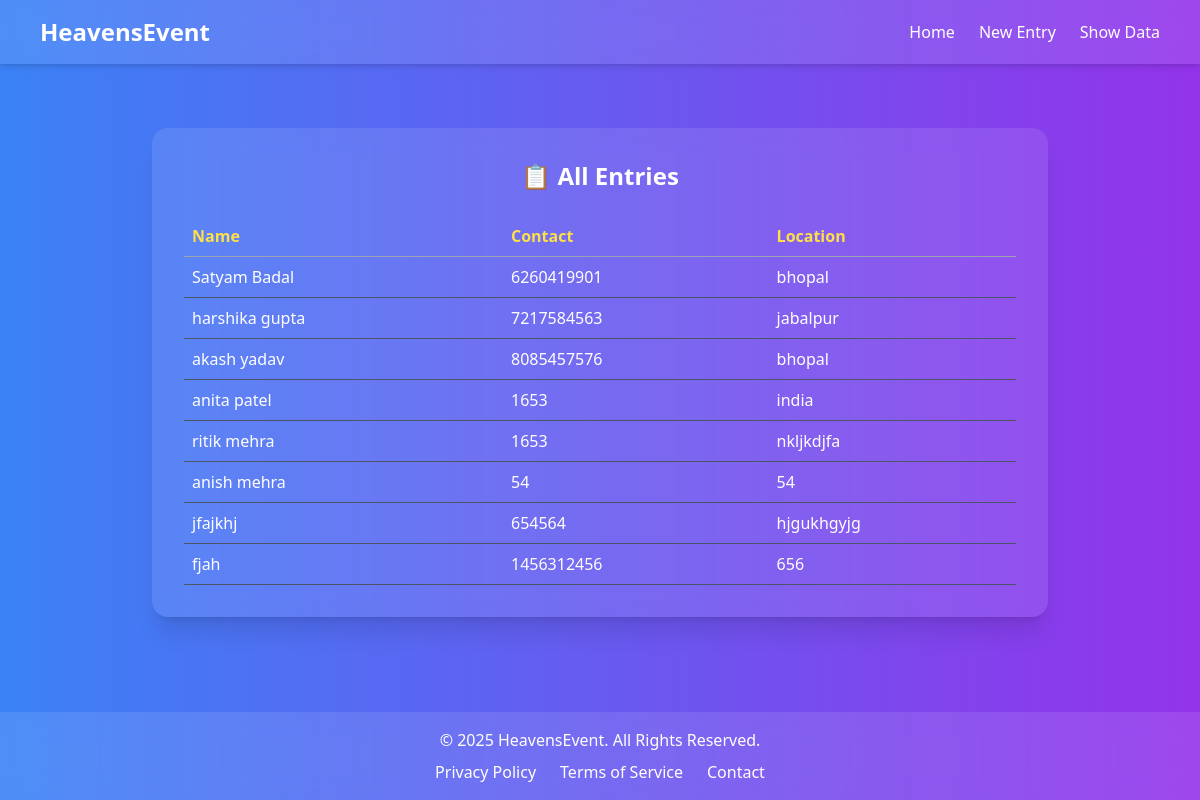
The page /show_data on the database its author committed.
### main/models.py (models this page shows)
class Data(models.Model):
    name = models.CharField(max_length=100)
    contact = models.CharField(max_length=15)
    location = models.CharField(max_length=100)
    class Meta:
        db_table = "data"

### main/views/show_data.py (the view)
# urls.py: path('show_data', ShowData.as_view(), name='show_data'),
class ShowData(View):
    def get(self,request):
        data = Data.objects.all()
        context = {
            'data':data
        }
        return render(request,'show_data.html',context)

### main/templates/show_data.html (shortened to what this page needs)
{% extends "base.html" %}
{% block content %}
<div class="w-full max-w-4xl mx-auto bg-white/10 backdrop-blur-md p-8 rounded-2xl shadow-xl">
  <h2 class="text-2xl font-bold mb-6 text-center">📋 All Entries</h2>
  <table class="w-full text-left border-collapse">
    <thead>
      <tr class="border-b border-gray-400 text-yellow-300">
        <th class="p-2">Name</th>
        <th class="p-2">Contact</th>
        <th class="p-2">Location</th>
      </tr>
    </thead>
    <tbody>
      {% for entry in data %}
      <tr class="border-b border-gray-600 hover:bg-white/20">
        <td class="p-2">{{ entry.name }}</td>
        <td class="p-2">{{ entry.contact }}</td>
        <td class="p-2">{{ entry.location }}</td>
      </tr>
      {% empty %}
      <tr>
        <td colspan="3" class="text-center p-4">⚠️ No entries found.</td>
      </tr>
      {% endfor %}
    </tbody>
  </table>
</div>
{% endblock %}

### main/templates/base.html (shortened to what this page needs)
<!DOCTYPE html>
<html lang="en">
<head>
  <script src="https://cdn.tailwindcss.com"></script>
</head>
<body class="bg-gradient-to-r from-blue-500 to-purple-600 text-white min-h-screen flex flex-col">
  {% include 'header.html' %}
  <main class="flex-1 flex items-center justify-center">
    {% block content %}{% endblock %}
  </main>
  {% include 'footer.html' %}
</body>
</html>

### main/templates/header.html
  <nav class="bg-white/10 backdrop-blur-md shadow-md sticky top-0">
    <div class="max-w-6xl mx-auto px-4">
      <div class="flex justify-between items-center py-4">
        <div class="text-2xl font-bold">HeavensEvent</div>
        <ul class="flex space-x-6 font-medium">
          <li><a href="{% url 'home' %}" class="hover:text-yellow-300 transition">Home</a></li>
          <li><a href="{% url 'entry_page' %}" class="hover:text-yellow-300 transition">New Entry</a></li>
          <li><a href="{% url 'show_data' %}" class="hover:text-yellow-300 transition">Show Data</a></li>
        </ul>
      </div>
    </div>
  </nav>

### main/templates/footer.html
  <footer class="bg-white/10 backdrop-blur-md text-center py-4 mt-8">
    <p class="text-sm md:text-base">
      © 2025 HeavensEvent. All Rights Reserved.
    </p>
    <div class="flex justify-center space-x-6 mt-2">
      <a href="#" class="hover:text-yellow-300 transition">Privacy Policy</a>
      <a href="#" class="hover:text-yellow-300 transition">Terms of Service</a>
      <a href="#" class="hover:text-yellow-300 transition">Contact</a>
    </div>
  </footer>

### rows shown on the page
Data: name "Satyam Badal", contact "6260419901", location "bhopal"
Data: name "harshika gupta", contact "7217584563", location "jabalpur"
Data: name "akash yadav", contact "8085457576", location "bhopal"
Data: name "anita patel", contact "1653", location "india"
Data: name "ritik mehra", contact "1653", location "nkljkdjfa"
Data: name "anish mehra", contact "54", location "54"
Data: name "jfajkhj", contact "654564", location "hjgukhgyjg"
Data: name "fjah", contact "1456312456", location "656"
